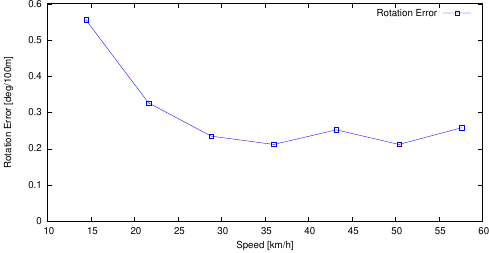

gnuplot code for this plot:
set term postscript eps enhanced color
set output "10_rs.eps"
set size ratio 0.5
set yrange [0:*]
set xlabel "Speed [km/h]"
set ylabel "Rotation Error [deg/100m]"
plot "10_rs.txt" using ($1*3.6):($2*57.3*100) title 'Rotation Error' lc rgb "#0000FF" pt 4 w linespoints
